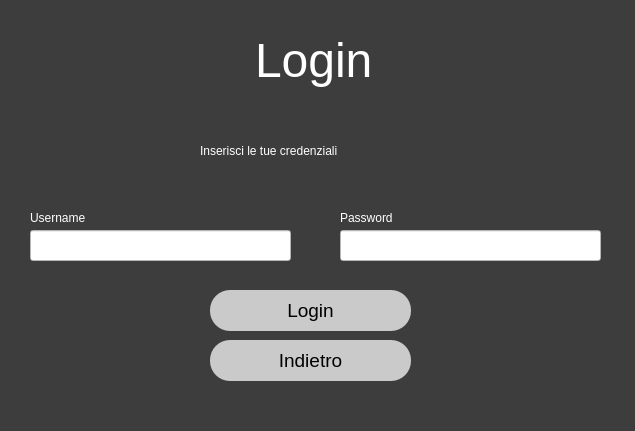
<?xml version="1.0" encoding="UTF-8"?>
<ui version="4.0">
 <class>Dialog</class>
 <widget class="QDialog" name="Dialog">
  <property name="geometry">
   <rect>
    <x>0</x>
    <y>0</y>
    <width>635</width>
    <height>431</height>
   </rect>
  </property>
  <property name="windowTitle">
   <string>Dialog</string>
  </property>
  <property name="styleSheet">
   <string notr="true">QDialog#Dialog{
background-color: rgb(61, 61, 61);}</string>
  </property>
  <widget class="QLabel" name="label_2">
   <property name="geometry">
    <rect>
     <x>200</x>
     <y>130</y>
     <width>271</width>
     <height>41</height>
    </rect>
   </property>
   <property name="styleSheet">
    <string notr="true">font: 16pt &quot;MS Shell Dlg 2&quot;;
color: rgb(255, 255, 255);</string>
   </property>
   <property name="text">
    <string>Inserisci le tue credenziali</string>
   </property>
  </widget>
  <widget class="QPushButton" name="back_button">
   <property name="geometry">
    <rect>
     <x>210</x>
     <y>340</y>
     <width>201</width>
     <height>41</height>
    </rect>
   </property>
   <property name="cursor">
    <cursorShape>PointingHandCursor</cursorShape>
   </property>
   <property name="styleSheet">
    <string notr="true">border-radius:20px; 
 background-color: rgb(202, 202, 202);
font-size:14pt;</string>
   </property>
   <property name="text">
    <string>Indietro</string>
   </property>
  </widget>
  <widget class="QLabel" name="label_4">
   <property name="geometry">
    <rect>
     <x>340</x>
     <y>210</y>
     <width>71</width>
     <height>16</height>
    </rect>
   </property>
   <property name="styleSheet">
    <string notr="true">font: 12pt &quot;MS Shell Dlg 2&quot;; color: rgb(255, 255, 255);</string>
   </property>
   <property name="text">
    <string>Password</string>
   </property>
  </widget>
  <widget class="QPushButton" name="login_button">
   <property name="geometry">
    <rect>
     <x>210</x>
     <y>290</y>
     <width>201</width>
     <height>41</height>
    </rect>
   </property>
   <property name="cursor">
    <cursorShape>PointingHandCursor</cursorShape>
   </property>
   <property name="styleSheet">
    <string notr="true">border-radius:20px; 
 background-color: rgb(202, 202, 202);
font-size:14pt;</string>
   </property>
   <property name="text">
    <string>Login</string>
   </property>
   <property name="default">
    <bool>true</bool>
   </property>
  </widget>
  <widget class="QLabel" name="label_3">
   <property name="geometry">
    <rect>
     <x>30</x>
     <y>210</y>
     <width>71</width>
     <height>16</height>
    </rect>
   </property>
   <property name="styleSheet">
    <string notr="true">font: 12pt &quot;MS Shell Dlg 2&quot;;
color: rgb(255, 255, 255);</string>
   </property>
   <property name="text">
    <string>Username</string>
   </property>
  </widget>
  <widget class="QLineEdit" name="password_field">
   <property name="geometry">
    <rect>
     <x>340</x>
     <y>230</y>
     <width>261</width>
     <height>31</height>
    </rect>
   </property>
   <property name="styleSheet">
    <string notr="true">color: rgb(0, 0, 0); 
background-color: rgb(255, 255, 255);</string>
   </property>
  </widget>
  <widget class="QLineEdit" name="username_field">
   <property name="geometry">
    <rect>
     <x>30</x>
     <y>230</y>
     <width>261</width>
     <height>31</height>
    </rect>
   </property>
   <property name="styleSheet">
    <string notr="true">color: rgb(0, 0, 0); 
background-color: rgb(255, 255, 255);</string>
   </property>
  </widget>
  <widget class="QLabel" name="label">
   <property name="geometry">
    <rect>
     <x>255</x>
     <y>20</y>
     <width>161</width>
     <height>81</height>
    </rect>
   </property>
   <property name="styleSheet">
    <string notr="true">color: rgb(255, 255, 255); font-size:36pt</string>
   </property>
   <property name="text">
    <string>Login</string>
   </property>
  </widget>
 </widget>
 <resources/>
 <connections/>
</ui>
